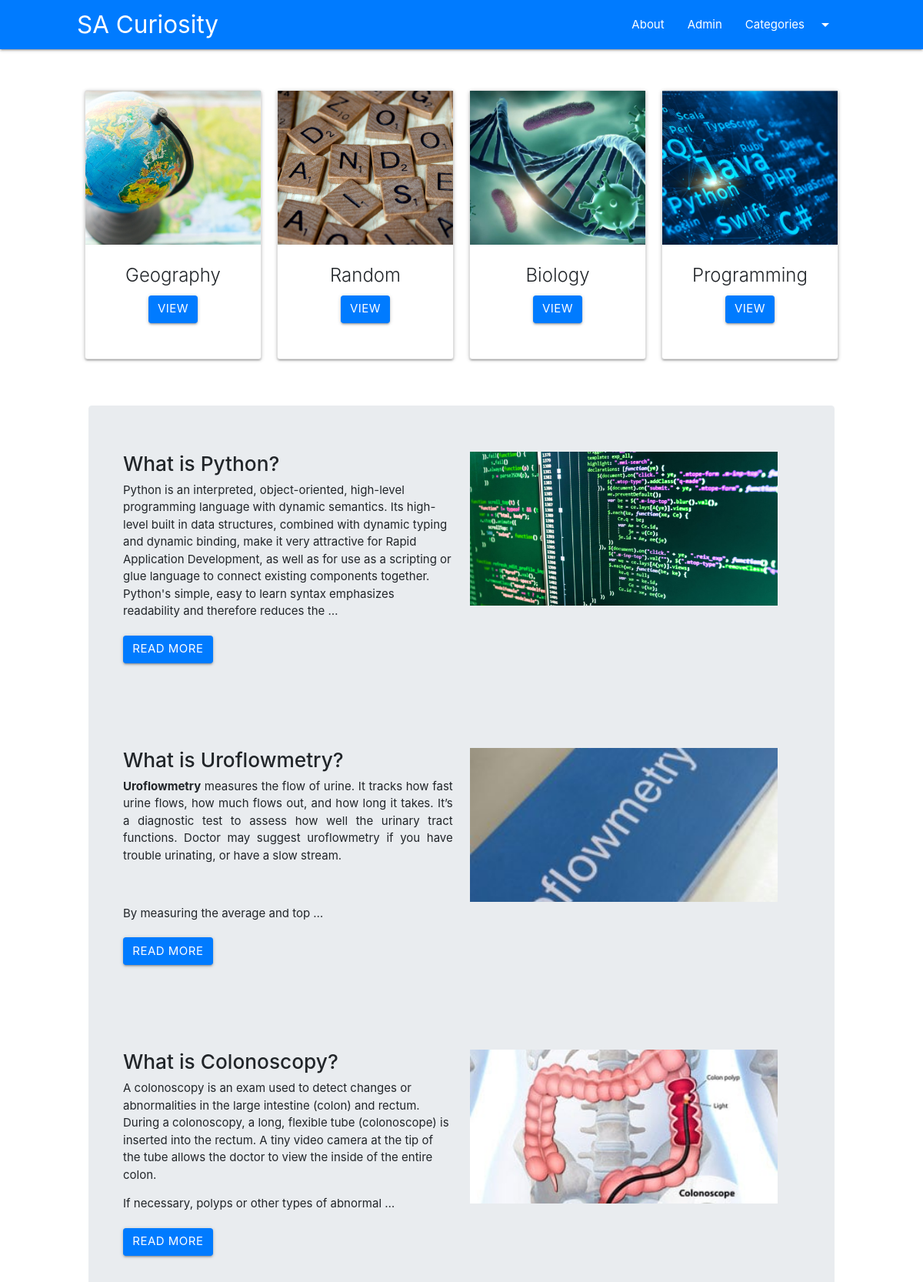
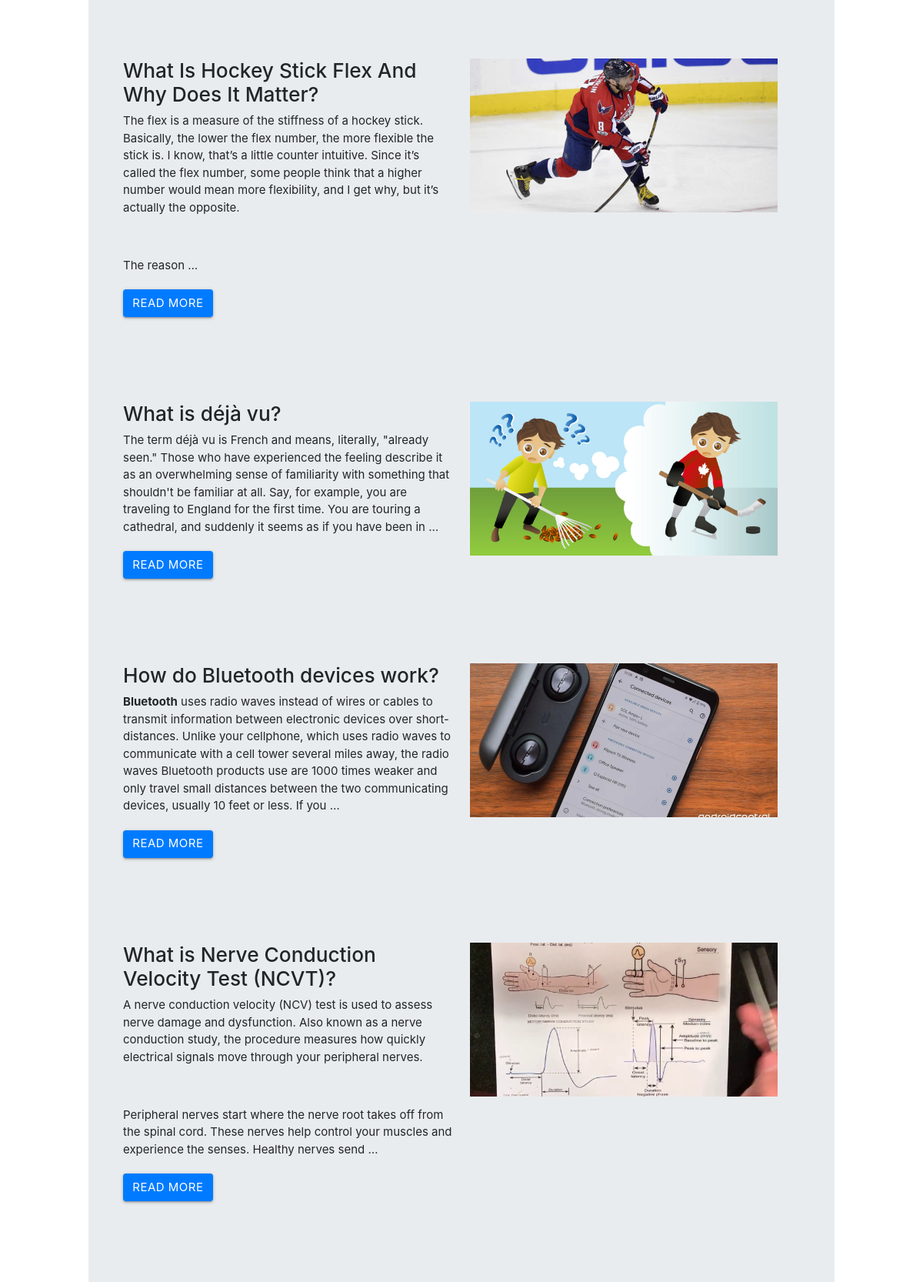
/home/ (upper part), run on the app's committed database (2 pictures, top to bottom).
### curiosity/models.py (models this page shows, shortened)
class Category(models.Model):
    title = models.CharField(max_length=100)
    cat_id = models.AutoField(primary_key=True)
    description = models.TextField()
    url = models.CharField(max_length=100)
    image = models.ImageField(upload_to='category/')
    date_added = models.DateTimeField(auto_now_add=True,null=True)

class Post(models.Model):
    post_id = models.AutoField(primary_key = True)
    title = models.CharField(max_length=200)
    content = HTMLField()
    url=models.CharField(max_length=100)
    cat = models.ForeignKey(Category,on_delete=models.CASCADE)
    image = models.ImageField(upload_to='post/')
    date_added = models.DateTimeField(auto_now_add=True,null=True)

### curiosity/views.py (the view)
# urls.py: path('home/',home),
def home(request):
    posts = Post.objects.all()
    cats = Category.objects.all()
    data = {
        'posts':posts,
        'cats': cats
    }
    return render(request, 'home.html',data)

### templates/home.html (shortened to what this page needs)
{%extends 'base.html'%}
{%block content%}
<br><br>
<div class="owl-carousel">
    {% for cat in cats %}
    <div class="card item margin-left:10px;">
        <div class="img-container">
            <img src="/media/{{cat.image}}" class="responsive-img" style="height:200px;object-fit:cover;" alt="">
        </div>
        <div class="card-content">
            <div class="card-title center-align">
                {{cat.title}}
            </div>
            <div class="container center-align mt50">
                <a href="/category/{{cat.url}}" class="btn bg-primary">View</a>
            </div>
        </div>
    </div>
    {% endfor %}
</div> <br><br>
<div class="container">
<div class="jumbotron">
  <div class="col s4 m12 l12">
    {%for p in posts%}
      <div class="row">
            <div class="col s8 m12 l12">
                  <h3>{{p.title | safe}}</h3>
                    {{p.content |truncatewords:60 | safe}}
                    <div class="mt20">
                        <a href="/curiosity/{{p.url}}" class = "btn bg-primary left"> Read More </a>
                    </div>
            </div>
            <div class="col s4 m4">
                <img src="/media/{{p.image}}" class="responsive-img" style="height:200px; width:400px;object-fit:cover;" alt="">
            </div>
        </div><br><br><br><br>
      {%endfor%}
  </div>
</div>
</div>
{%endblock%}

### templates/base.html (shortened to what this page needs)
<!DOCTYPE html>
<html lang="en" dir="ltr">
  <head>
    <link rel="stylesheet" href="https://cdnjs.cloudflare.com/ajax/libs/materialize/1.0.0/css/materialize.min.css">
    {% load static %}
    <link rel="stylesheet" href="{% static 'css/style.css'%}">
    <link rel="stylesheet" href="{% static 'css/owl.carousel.min.css'%}">
    <link rel="stylesheet" href="{% static 'css/owl.theme.default.min.css'%}">
    <link rel="stylesheet" href="https://maxcdn.bootstrapcdn.com/bootstrap/4.0.0/css/bootstrap.min.css">
  </head>
  <body>
          {%include 'header.html'%}
          <div class="container-custom">
          {%block content%}
          {%endblock%}
          </div>
          {% include 'footer.html' %}
    </body>
</html>

### templates/header.html (shortened to what this page needs)
<nav class=bg-primary>
  <div class="container-custom">
    <div class="nav-wrapper">
      <a href="/home/" class="brand-logo">SA Curiosity</a>
      <ul class="right hide-on-med-and-down">
        <li><a href="https://github.com/sushantabrin/sushantabrin">About</a></li>
        <li><a href="/admin/">Admin</a></li>
        <li><a class="dropdown-trigger" href="#!" data-target="dropdown1">Categories<i class="material-icons right">arrow_drop_down</i></a></li>
      </ul>
    </div>
  </div>
</nav>

### templates/footer.html (shortened to what this page needs)
<!DOCTYPE html>
<html lang="en" dir="ltr">
  <head>
    <link rel="stylesheet" href="https://cdnjs.cloudflare.com/ajax/libs/font-awesome/4.7.0/css/font-awesome.min.css">
  </head>
  <body>
  </body>
</html>

### curiosity/static/css/style.css (style rules this page uses)
.mt20 { margin-top:20px; }
.mt50 { margin-top:10px; }
.container-custom { padding-right: 100px; padding-left: 100px; margin-right: auto; margin-left: auto; }
.item { margin-right: 10px; margin-left: 10px; height:350px; width:auto; }

### data on the page
Category: image (picture), title "Programming"
Category: image (picture), title "Biology"
Category: image (picture), title "Random"
Category: image (picture), title "Geography"
Post: title "What is Python?", content "Python is an interpreted, object-oriented, high-level programming language with dynamic semantics. Its high-level built in data structures, combined with dynamic typing and dynamic binding, make it very attractive for Rapid Application Development, as well as for use as a scripting or glue language to connect existing components together. Python's simple, easy to learn syntax emphasizes readability and therefore reduces the …", image (picture)
Post: title "What is Uroflowmetry?", content "Uroflowmetry measures the flow of urine. It tracks how fast urine flows, how much flows out, and how long it takes. It’s a diagnostic test to assess how well the urinary tract functions. Doctor may suggest uroflowmetry if you have trouble urinating, or have a slow stream. By measuring the average and top …", image (picture)
Post: title "What is Colonoscopy?", content "A colonoscopy is an exam used to detect changes or abnormalities in the large intestine (colon) and rectum. During a colonoscopy, a long, flexible tube (colonoscope) is inserted into the rectum. A tiny video camera at the tip of the tube allows the doctor to view the inside of the entire colon. If necessary, polyps or other types of abnormal …", image (picture)
Post: title "What Is Hockey Stick Flex And Why Does It Matter?", content "The flex is a measure of the stiffness of a hockey stick. Basically, the lower the flex number, the more flexible the stick is. I know, that’s a little counter intuitive. Since it’s called the flex number, some people think that a higher number would mean more flexibility, and I get why, but it’s actually the opposite. The reason …", image (picture)
Post: title "What is déjà vu?", content "The term déjà vu is French and means, literally, \"already seen.\" Those who have experienced the feeling describe it as an overwhelming sense of familiarity with something that shouldn't be familiar at all. Say, for example, you are traveling to England for the first time. You are touring a cathedral, and suddenly it seems as if you have been in …", image (picture)
Post: title "How do Bluetooth devices work?", content "Bluetooth uses radio waves instead of wires or cables to transmit information between electronic devices over short-distances. Unlike your cellphone, which uses radio waves to communicate with a cell tower several miles away, the radio waves Bluetooth products use are 1000 times weaker and only travel small distances between the two communicating devices, usually 10 feet or less. If you …", image (picture)
Post: title "What is Nerve Conduction Velocity Test (NCVT)?", content "A nerve conduction velocity (NCV) test is used to assess nerve damage and dysfunction. Also known as a nerve conduction study, the procedure measures how quickly electrical signals move through your peripheral nerves. Peripheral nerves start where the nerve root takes off from the spinal cord. These nerves help control your muscles and experience the senses. Healthy nerves send …", image (placeholder picture)
